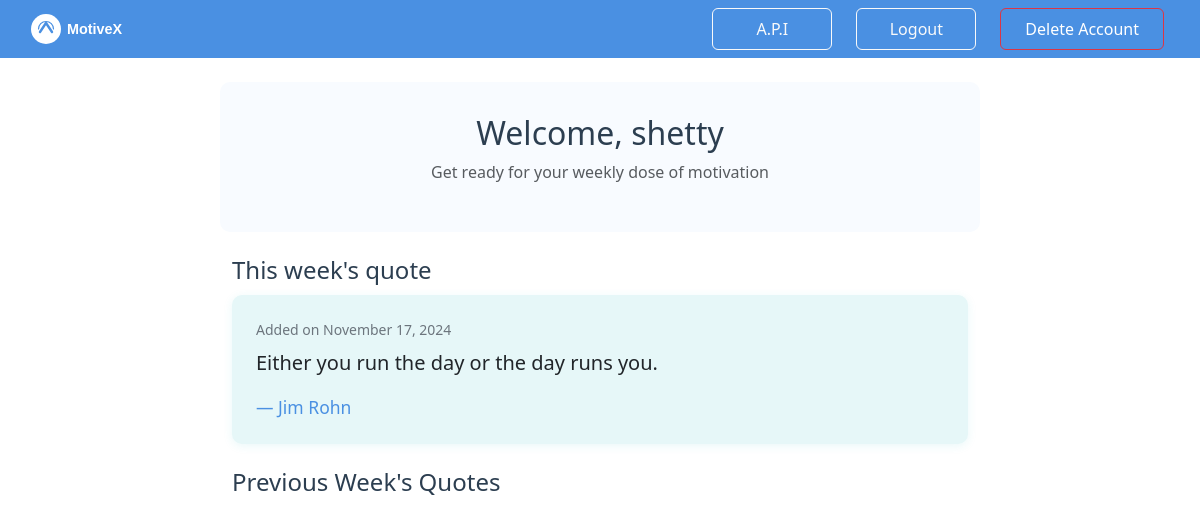
The app's page /home/ (signed in), older data.
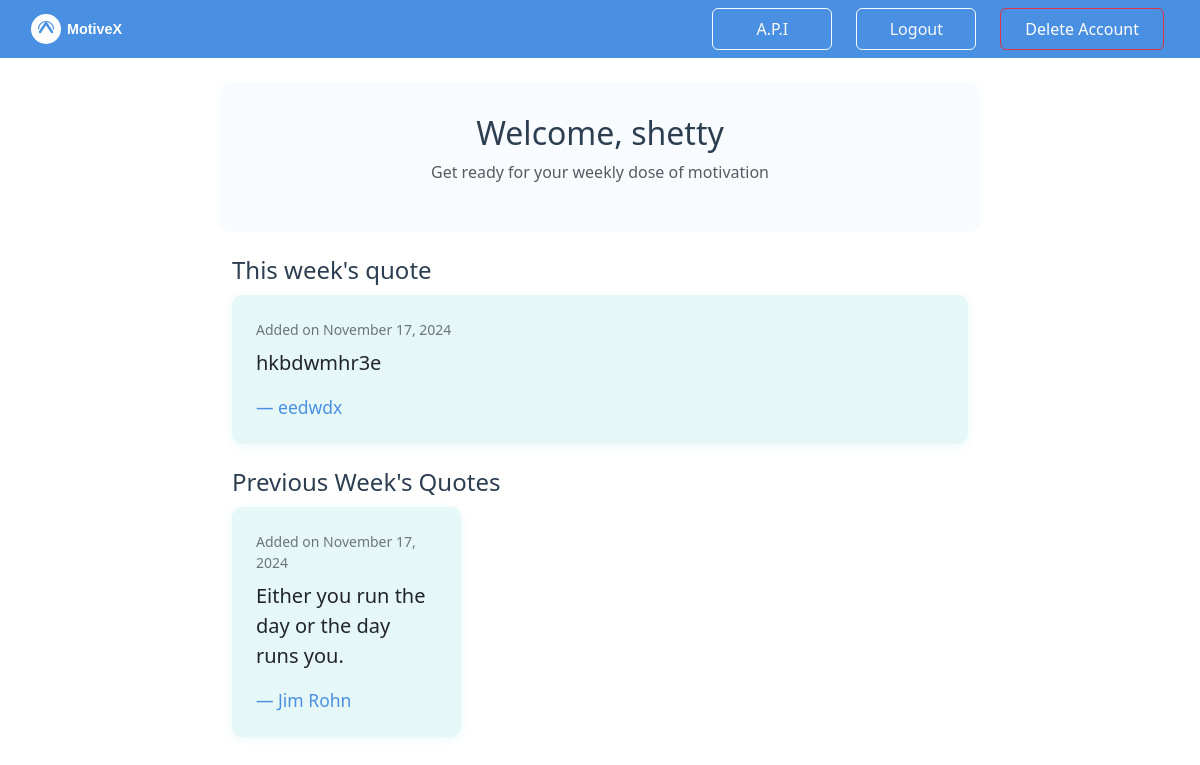
The same page, newer data.
### app/models.py (models this page shows)
class quote(models.Model):
    quote = models.TextField()
    author = models.CharField(max_length=100)
    date = models.DateField(auto_now_add=True)

### app/views.py (the view)
# urls.py: path('home/',views.home,name='home'),
@login_required(login_url='login')
def home(requset):
    queryset = quote.objects.all().order_by('-id').first()
    latest_id = quote.objects.latest('id').id
    query = quote.objects.exclude(id=latest_id).order_by('-id')
    return render(requset,'app/next.html',{'queryset':queryset,'query':query})

### app/templates/app/next.html (shortened to what this page needs)
<!DOCTYPE html>
<html lang="en">
<head>
    <link href="https://cdnjs.cloudflare.com/ajax/libs/bootstrap/5.3.2/css/bootstrap.min.css" rel="stylesheet">
</head>
<body>
    <nav class="navbar navbar-expand-lg navbar-dark navbar-custom">
        <div class="container-fluid">
            <a class="navbar-brand" href="#">
                <div class="logo-container">
                    <svg class="logo-svg" xmlns="http://www.w3.org/2000/svg" viewBox="0 0 400 120">
                        <text x="130" y="75" font-family="Arial, sans-serif" font-size="48" font-weight="bold" fill="white">
                            Motive<tspan fill="#ffffff">X</tspan>
                        </text>
                    </svg>
                </div>
            </a>
            <div class="collapse navbar-collapse" id="navbarNav">
                <ul class="navbar-nav ms-auto">
                    <li class="nav-item">
                        <a href="{% url 'apiinfo' %}"  class="btn btn-outline-light me-2">A.P.I</a>
                    </li>
                    <li class="nav-item">
                        <button class="btn btn-outline-light me-2" data-bs-toggle="modal" data-bs-target="#logoutModal">Logout</button>
                    </li>
                    <li class="nav-item">
                        <button class="btn btn-outline-danger me-2" data-bs-toggle="modal" data-bs-target="#deleteModal">Delete Account</button>
                    </li>
                </ul>
            </div>
        </div>
    </nav>
    <div class="container mt-4">
        <div class="row justify-content-center">
            <div class="col-md-8 text-center mb-4 welcome-section">
                <h2>Welcome, {{user.username}}</h2>
                <p class="text-muted">Get ready for your weekly dose of motivation</p>
            </div>
        </div>
        <div class="row justify-content-center">
            <div class="col-md-8">
                <div class="quote-header">
                    <h4>This week's quote</h4>
                </div>
                <div class="card quote-card mb-4">
                    <div class="card-body">
                        <p class="quote-date">Added on {{queryset.date|date:"F d, Y"}}</p>
                        <blockquote class="blockquote mb-0">
                            <p>{{queryset.quote}}</p>
                            <footer class="blockquote-footer">{{queryset.author}}</footer>
                        </blockquote>
                    </div>
                </div>
                <div class="quote-header">
                    <h4>Previous Week's Quotes</h4>
                </div>
                <div class="row">
                    {% for q in query %}
                    <div class="col-md-4">
                        <div class="card quote-card">
                            <div class="card-body">
                                <p class="quote-date">Added on {{q.date|date:"F d, Y"}}</p>
                                <blockquote class="blockquote mb-0">
                                    <p>{{q.quote}}</p>
                                    <footer class="blockquote-footer">{{q.author}}</footer>
                                </blockquote>
                            </div>
                        </div>
                    </div>
                    {% endfor %}
                </div>
            </div>
        </div>
    </div>
</body>
</html>

Row changes from the older to the newer data that the page shows:
added quote: date "November 17, 2024", quote "hkbdwmhr3e", author "eedwdx"
now on one of the page's lists (row unchanged): quote: date "November 17, 2024", quote "Either you run the day or the day runs you.", author "Jim Rohn"
Text that changed along with them:
{{ queryset.quote }}: "Either you run the day or the day runs you." → "hkbdwmhr3e"
{{ queryset.author }}: "Jim Rohn" → "eedwdx"
